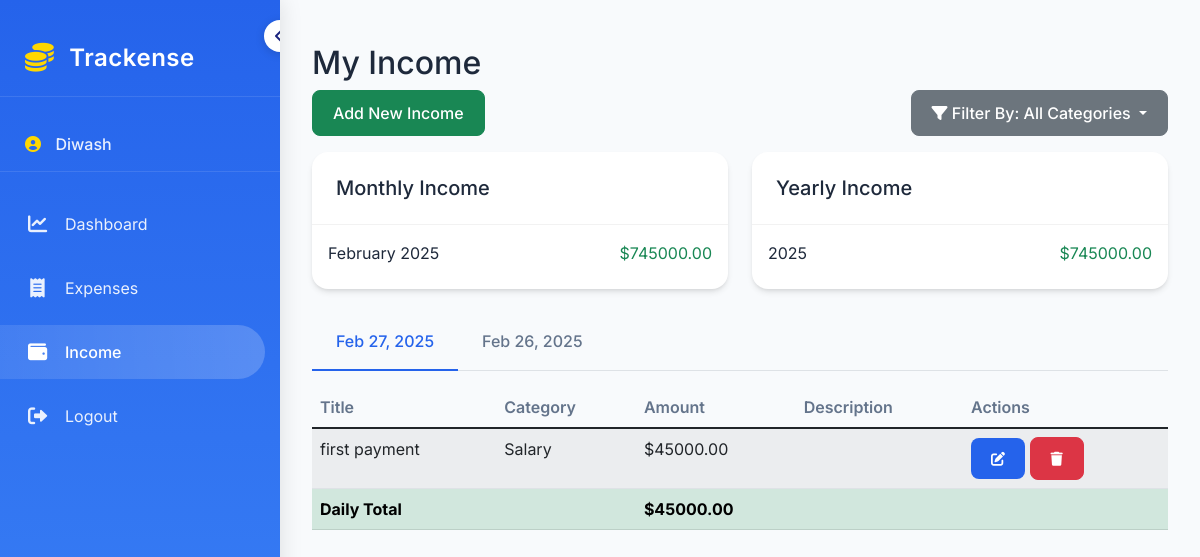
Screenshot of /income/ (signed in) with the database file from the repository.
### trackense/models.py (models this page shows, shortened)
class Income(models.Model):
    CATEGORY_CHOICES = [
        ('Salary', 'Salary'),
        ('Freelance', 'Freelance'),
        ('Investment', 'Investment'),
        ('Gift', 'Gift'),
        ('Other', 'Other'),
    ]
    CATEGORY_ICONS = {
        'Salary': 'fas fa-briefcase',
        'Freelance': 'fas fa-laptop-code',
        'Investment': 'fas fa-chart-line',
        'Gift': 'fas fa-gift',
        'Other': 'fas fa-box',
    }
    title = models.CharField(max_length=100)
    amount = models.DecimalField(max_digits=10, decimal_places=2)
    category = models.CharField(max_length=20, choices=CATEGORY_CHOICES)
    date = models.DateField()
    description = models.TextField(blank=True)
    user = models.ForeignKey(User, on_delete=models.CASCADE)
    created_at = models.DateTimeField(auto_now_add=True)
    class Meta:
        ordering = ['-date', '-created_at']

### trackense/views.py (the view)
# urls.py: path('income/', views.income_list, name='income_list'),
@login_required
def income_list(request):
    incomes = Income.objects.filter(user=request.user).order_by('-date')
    category = request.GET.get('category')
    if category:
        incomes = incomes.filter(category=category)
    monthly_totals = incomes.annotate(
        month=TruncMonth('date')
    ).values('month').annotate(
        total=Sum('amount')
    ).order_by('-month')
    yearly_totals = incomes.annotate(
        year=TruncYear('date')
    ).values('year').annotate(
        total=Sum('amount')
    ).order_by('-year')
    grouped_incomes = {}
    date_totals = {}
    for income in incomes:
        date = income.date
        if date not in grouped_incomes:
            grouped_incomes[date] = []
        grouped_incomes[date].append(income)
        if date not in date_totals:
            date_totals[date] = 0
        date_totals[date] += float(income.amount)
    context = {
        'grouped_incomes': grouped_incomes,
        'totals': date_totals,
        'monthly_totals': monthly_totals,
        'yearly_totals': yearly_totals,
        'expense_categories': Expense.CATEGORY_CHOICES,
        'income_categories': Income.CATEGORY_CHOICES,
        'selected_category': category,
    }
    return render(request, 'trackense/income_list.html', context)

### trackense/templatetags/custom_tags.py (called while the page is built)
@register.filter
def get_item(dictionary, key):
    if isinstance(dictionary, dict):
        return dictionary.get(key, '')
    return ''

### trackense/templates/trackense/income_list.html (shortened to what this page needs)
{% extends 'base.html' %}
{% load custom_tags %}
{% block content %}
<div class="container mt-4">
    <h2>My Income</h2>
    <div class="d-flex justify-content-between mb-3">
        <a href="{% url 'trackense:add_income' %}" class="btn btn-success">Add New Income</a>
        <form method="get" class="d-flex">
            <div class="dropdown">
                <button class="btn btn-secondary dropdown-toggle" type="button" id="categoryDropdown" data-bs-toggle="dropdown" aria-expanded="false">
                    <i class="fas fa-filter"></i> Filter By:
                    {% if selected_category %}
                        {{ selected_category|get_item:income_categories }}
                    {% else %}
                        All Categories
                    {% endif %}
                </button>
            </div>
        </form>
    </div>
    {% if not grouped_incomes %}
        <div class="alert alert-info">
            No income records found. Add your first income using the button above!
        </div>
    {% else %}
        <div class="row mb-4">
            <div class="col-md-6">
                <div class="card">
                    <div class="card-header">
                        <h5 class="mb-0">Monthly Income</h5>
                    </div>
                    <div class="card-body">
                        {% for monthly in monthly_totals|slice:":3" %}
                            <div class="d-flex justify-content-between align-items-center mb-2">
                                <span>{{ monthly.month|date:"F Y" }}</span>
                                <span class="text-success">${{ monthly.total|floatformat:2 }}</span>
                            </div>
                        {% endfor %}
                    </div>
                </div>
            </div>
            <div class="col-md-6">
                <div class="card">
                    <div class="card-header">
                        <h5 class="mb-0">Yearly Income</h5>
                    </div>
                    <div class="card-body">
                        {% for yearly in yearly_totals %}
                            <div class="d-flex justify-content-between align-items-center mb-2">
                                <span>{{ yearly.year|date:"Y" }}</span>
                                <span class="text-success">${{ yearly.total|floatformat:2 }}</span>
                            </div>
                        {% endfor %}
                    </div>
                </div>
            </div>
        </div>
        {% if grouped_incomes %}
            <ul class="nav nav-tabs" id="incomeTabs" role="tablist">
                {% for date, incomes in grouped_incomes.items %}
                    <li class="nav-item" role="presentation">
                        <button class="nav-link {% if forloop.first %}active{% endif %}"
                                id="tab-{{ date|date:'Y-m-d' }}"
                                data-bs-toggle="tab"
                                data-bs-target="#content-{{ date|date:'Y-m-d' }}"
                                type="button"
                                role="tab">
                            {{ date|date:"M d, Y" }}
                        </button>
                    </li>
                {% endfor %}
            </ul>
            <div class="tab-content" id="incomeTabsContent">
                {% for date, incomes in grouped_incomes.items %}
                    <div class="tab-pane fade {% if forloop.first %}show active{% endif %}"
                         id="content-{{ date|date:'Y-m-d' }}"
                         role="tabpanel">
                        <div class="table-responsive mt-3">
                            <table class="table table-striped">
                                <thead>
                                    <tr>
                                        <th>Title</th>
                                        <th>Category</th>
                                        <th>Amount</th>
                                        <th>Description</th>
                                        <th>Actions</th>
                                    </tr>
                                </thead>
                                <tbody>
                                    {% for income in incomes %}
                                        <tr>
                                            <td>{{ income.title }}</td>
                                            <td>{{ income.category }}</td>
                                            <td>${{ income.amount|floatformat:2 }}</td>
                                            <td>{{ income.description }}</td>
                                            <td>
                                                <a href="{% url 'trackense:edit_income' income.pk %}" class="btn btn-sm btn-primary">
                                                    <i class="fas fa-edit"></i>
                                                </a>
                                                <button class="btn btn-sm btn-danger"
                                                        onclick="confirmDelete('{% url 'trackense:delete_income' income.pk %}')">
                                                    <i class="fas fa-trash"></i>
                                                </button>
                                            </td>
                                        </tr>
                                    {% endfor %}
                                    <tr class="table-success">
                                        <td colspan="2"><strong>Daily Total</strong></td>
                                        <td colspan="3"><strong>${{ totals|get_item:date|floatformat:2 }}</strong></td>
                                    </tr>
                                </tbody>
                            </table>
                        </div>
                    </div>
                {% endfor %}
            </div>
        {% endif %}
    {% endif %}
</div>
{% endblock %}

### templates/base.html (shortened to what this page needs)
<!DOCTYPE html>
<html lang="en">
<head>
    {% load static %}
    <link href="https://cdn.jsdelivr.net/npm/bootstrap@5.1.3/dist/css/bootstrap.min.css" rel="stylesheet">
    <link href="https://cdnjs.cloudflare.com/ajax/libs/font-awesome/6.0.0-beta3/css/all.min.css" rel="stylesheet">
    <link href="{% static 'css/custom.css' %}" rel="stylesheet">
</head>
<body>
    {% block body %}
    <nav class="sidebar" id="sidebar" aria-expanded="true">
        <button class="toggle-btn"
                type="button"
                aria-label="Collapse Sidebar"
                title="Toggle Sidebar">
            <i class="fas fa-chevron-left" id="toggle-icon"></i>
        </button>
        <div class="brand-section">
            <a href="{% url 'trackense:dashboard' %}" title="Trackense">
                <i class="fas fa-coins"></i>
                <span>Trackense</span>
            </a>
        </div>
        {% if user.is_authenticated %}
        <div class="user-section">
            <i class="fas fa-user-circle"></i>
            <span>{{ user.username }}</span>
        </div>
        {% endif %}
        <div class="nav flex-column">
            <a class="nav-link {% if request.resolver_match.url_name == 'dashboard' %}active{% endif %}"
               href="{% url 'trackense:dashboard' %}"
               title="Dashboard">
                <i class="fas fa-chart-line"></i>
                <span>Dashboard</span>
            </a>
            <a class="nav-link {% if request.resolver_match.url_name == 'expense_list' %}active{% endif %}"
               href="{% url 'trackense:expense_list' %}"
               title="Expenses">
                <i class="fas fa-receipt"></i>
                <span>Expenses</span>
            </a>
            <a class="nav-link {% if request.resolver_match.url_name == 'income_list' %}active{% endif %}"
               href="{% url 'trackense:income_list' %}"
               title="Income">
                <i class="fas fa-wallet"></i>
                <span>Income</span>
            </a>
            {% if user.is_authenticated %}
                <form method="post" action="{% url 'logout' %}" class="mt-auto">
                    <button type="submit" class="nav-link border-0 bg-transparent w-100 text-start" title="Logout">
                        <i class="fas fa-sign-out-alt"></i>
                        <span>Logout</span>
                    </button>
                </form>
            {% endif %}
        </div>
    </nav>
    <main class="main-content" id="main-content">
        {% block content %}
        {% endblock %}
    </main>
    {% endblock %}
</body>
</html>

### static/css/custom.css (style rules this page uses)
:root { --primary-color: #2563eb; --secondary-color: #3b82f6; --success-color: #10b981; --danger-color: #ef4444; --background-color: #f8fafc; --card-background: #ffffff; --text-primary: #1e293b; --text-secondary: #64748b; }
body { background-color: var(--background-color); color: var(--text-primary); font-family: 'Inter', sans-serif; }
html, body { height: 100%; margin: 0; padding: 0; }
.sidebar { height: 100vh; background: linear-gradient(180deg, var(--primary-color) 0%, var(--secondary-color) 100%); padding-top: 20px; position: fixed; left: 0; width: 280px; transition: all 0.4s cubic-bezier(0.4, 0, 0.2, 1); box-shadow: 2px 0 20px rgba(0, 0, 0, 0.1); backdrop-filter: blur(10px); z-index: 1000; overflow-x: hidden; transform: translateX(0); }
.sidebar .nav-link { color: rgba(255, 255, 255, 0.9); padding: 15px 25px; display: flex; align-items: center; gap: 15px; white-space: nowrap; transition: all 0.3s; border-radius: 0 30px 30px 0; margin: 5px 0; margin-right: 15px; }
.sidebar .nav-link i { font-size: 1.2rem; min-width: 25px; text-align: center; transition: transform 0.3s; }
.sidebar .nav-link.active { background: linear-gradient(90deg, rgba(255, 255, 255, 0.1) 0%, rgba(255, 255, 255, 0.2) 100%); color: #fff; font-weight: 500; }
.sidebar .nav-link span { opacity: 1; transition: opacity 0.3s ease, transform 0.3s ease; transform: translateX(0); }
.sidebar .nav-link span, .sidebar .brand-section span, .sidebar .user-section span { opacity: 1; transition: all 0.3s ease; white-space: nowrap; }
.brand-section { padding: 20px 25px; border-bottom: 1px solid rgba(255, 255, 255, 0.1); margin-bottom: 20px; }
.brand-section a { color: #fff; text-decoration: none; font-size: 1.5rem; display: flex; align-items: center; gap: 15px; font-weight: 600; letter-spacing: 0.5px; }
.brand-section i { font-size: 1.8rem; color: #ffd700; }
.main-content { margin-left: 280px; padding: 20px; transition: margin-left 0.3s ease; width: calc(100% - 280px); }
.toggle-btn { position: absolute; right: -16px; top: 20px; background: #ffffff; color: #1a237e; border: none; border-radius: 50%; width: 32px; height: 32px; display: flex; align-items: center; justify-content: center; cursor: pointer; z-index: 1001; transition: all 0.3s cubic-bezier(0.4, 0, 0.2, 1); box-shadow: 0 2px 10px rgba(0, 0, 0, 0.15); left: auto; transform: rotate(0); transition: transform 0.4s cubic-bezier(0.4, 0, 0.2, 1); }
.toggle-btn i { transition: transform 0.4s cubic-bezier(0.4, 0, 0.2, 1); }
.sidebar .user-section { padding: 15px 25px; margin-bottom: 20px; border-bottom: 1px solid rgba(255, 255, 255, 0.1); }
.sidebar .user-section i { color: #ffd700; margin-right: 10px; }
.sidebar .user-section span { color: rgba(255, 255, 255, 0.9); font-weight: 500; }
.card { border: none; border-radius: 1rem; background: var(--card-background); box-shadow: 0 4px 6px -1px rgb(0 0 0 / 0.1), 0 2px 4px -2px rgb(0 0 0 / 0.1); transition: all 0.3s ease; }
.card-header { background: transparent; border-bottom: 1px solid rgba(0, 0, 0, 0.05); padding: 1.5rem; }
.card-body { padding: 1.5rem; }
.btn { padding: 0.625rem 1.25rem; border-radius: 0.5rem; font-weight: 500; transition: all 0.3s ease; }
.btn-primary { background: var(--primary-color); border: none; }
.table { margin: 0; }
.table th { border-top: none; font-weight: 600; color: var(--text-secondary); }
.nav-tabs .nav-link { border: none; color: var(--text-secondary); padding: 1rem 1.5rem; font-weight: 500; transition: all 0.3s ease; }
.nav-tabs .nav-link.active { color: var(--primary-color); border-bottom: 2px solid var(--primary-color); background: transparent; }
@media (max-width: 1200px) { .card-body { padding: 1rem; } }

### rows the page displays
Income: date "Feb 27, 2025", title "first payment", category "Salary", amount "45000.00", date "45000.00"
Income: date "Feb 26, 2025"

### other values shown
{{ user.username }} "Diwash"
{{ monthly.month|date:"F Y" }} "February 2025"
{{ monthly.total|floatformat:2 }} "745000.00"
{{ yearly.year|date:"Y" }} "2025"
{{ yearly.total|floatformat:2 }} "745000.00"
